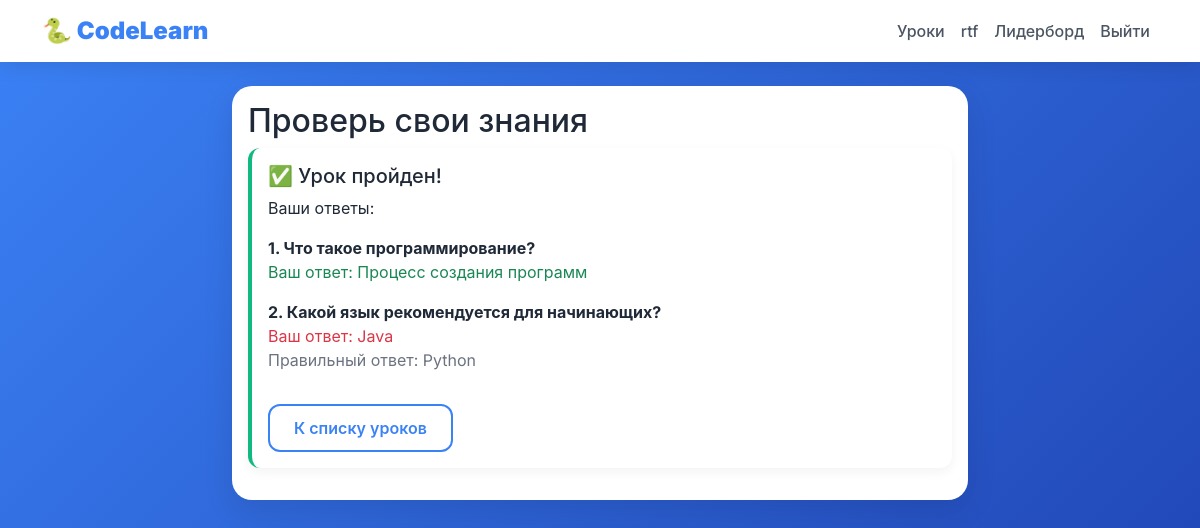
Page /quiz/1 (signed in) on the committed database.
### data/users.py (models this page shows, shortened)
class User(SqlAlchemyBase, UserMixin, SerializerMixin):
    __tablename__ = 'users'
    id = sqlalchemy.Column(sqlalchemy.Integer, primary_key=True, autoincrement=True)
    name = sqlalchemy.Column(sqlalchemy.String, nullable=True)
    about = sqlalchemy.Column(sqlalchemy.String, nullable=True)
    email = sqlalchemy.Column(sqlalchemy.String, index=True, unique=True, nullable=True)
    hashed_password = sqlalchemy.Column(sqlalchemy.String, nullable=True)
    age = sqlalchemy.Column(sqlalchemy.Integer, default=12)
    created_date = sqlalchemy.Column(sqlalchemy.DateTime, default=datetime.datetime.now)
    progress = orm.relationship('UserProgress', back_populates='user', uselist=False)
    achievements = orm.relationship('UserAchievement', back_populates='user')

### data/quiz.py (models this page shows)
class QuizQuestion(SqlAlchemyBase, SerializerMixin):
    __tablename__ = 'quiz_questions'
    id = sqlalchemy.Column(sqlalchemy.Integer, primary_key=True, autoincrement=True)
    quiz_id = sqlalchemy.Column(sqlalchemy.Integer, sqlalchemy.ForeignKey('quizzes.id'))
    text = sqlalchemy.Column(sqlalchemy.Text, nullable=False)
    options = sqlalchemy.Column(sqlalchemy.Text)  # CSV
    correct_answer = sqlalchemy.Column(sqlalchemy.Integer)
    order = sqlalchemy.Column(sqlalchemy.Integer, default=0)
    quiz = orm.relationship('Quiz')

### main.py (the view, shortened to what this page needs)
@app.route('/quiz/<int:lesson_id>', methods=['GET', 'POST'])
@login_required
def quiz(lesson_id):
    db_sess = db_session.create_session()
    quiz_obj = db_sess.query(Quiz).filter(Quiz.lesson_id == lesson_id).first()
    if not quiz_obj:
        return redirect(f'/lesson/{lesson_id}')
    questions = db_sess.query(QuizQuestion).filter(QuizQuestion.quiz_id == quiz_obj.id).order_by(
        QuizQuestion.order).all()
    user_answers_record = db_sess.query(UserQuizAnswer).filter(
        UserQuizAnswer.user_id == current_user.id,
        UserQuizAnswer.quiz_id == quiz_obj.id
    ).first()
    progress = db_sess.query(UserProgress).filter(UserProgress.user_id == current_user.id).first()
    lesson_completed_from_progress = False
    if progress and progress.completed_lessons:
        lesson_completed_from_progress = str(lesson_id) in progress.completed_lessons.split(',')
    lesson_completed = lesson_completed_from_progress
    user_answers = {}
    if user_answers_record:
        if user_answers_record.answers:
            user_answers = json.loads(user_answers_record.answers)
        lesson_completed = lesson_completed or user_answers_record.completed
    return render_template("quiz.html", quiz=quiz_obj, questions=questions,
                           passed=True, lesson_id=lesson_id,
                           lesson_completed=lesson_completed,
                           user_answers=user_answers)

### data/db_session.py (called while the page is built)
def create_session() -> Session:
    global __factory
    return __factory()

### main.py (called while the page is built)
@login_manager.user_loader
def load_user(user_id):
    db_sess = db_session.create_session()
    return db_sess.get(User, user_id)

### templates/quiz.html (shortened to what this page needs)
{% extends "base.html" %}
{% block content %}
<div class="row">
    <div class="col-lg-8 mx-auto">
        <div class="card">
            <div class="card-body">
                <h2 class="card-title">Проверь свои знания</h2>
                {% if not lesson_completed %}
                    <form method="POST" id="quizForm">
                        {% for question in questions %}
                            <div class="mb-4">
                                <h5>{{ loop.index }}. {{ question.text }}</h5>
                                {% set options = question.options.split(',') %}
                                {% for opt in options %}
                                    <div class="form-check">
                                        <input class="form-check-input" type="radio"
                                               name="q_{{ loop.index0 }}" value="{{ loop.index0 }}"
                                               id="q{{ loop.index0 }}_{{ loop.index1 }}"
                                               {% if user_answers and user_answers[loop.parent.loop.index0|string] == loop.index0|string %}checked{% endif %}
                                               required>
                                        <label class="form-check-label" for="q{{ loop.index0 }}_{{ loop.index1 }}">
                                            {{ opt.strip() }}
                                        </label>
                                    </div>
                                {% endfor %}
                            </div>
                        {% endfor %}
                        <button type="submit" class="btn btn-primary">Проверить ответы</button>
                    </form>
                {% else %}
                    <div class="alert alert-success">
                        <h5>✅ Урок пройден!</h5>
                        <p>Ваши ответы:</p>
                        {% for question in questions %}
                            <div class="mb-3">
                                <strong>{{ loop.index }}. {{ question.text }}</strong><br>
                                {% set options = question.options.split(',') %}
                                {% set user_answer = user_answers[loop.index0|string]|int %}
                                <span class="{% if user_answer == question.correct_answer %}text-success{% else %}text-danger{% endif %}">
                                    Ваш ответ: {{ options[user_answer].strip() }}
                                </span>
                                {% if user_answer != question.correct_answer %}
                                    <br><span class="text-muted">Правильный ответ: {{ options[question.correct_answer].strip() }}</span>
                                {% endif %}
                            </div>
                        {% endfor %}
                        <a href="/lessons" class="btn btn-primary mt-3">К списку уроков</a>
                    </div>
                {% endif %}
            </div>
        </div>
    </div>
</div>
{% endblock %}

### templates/base.html (shortened to what this page needs)
<!DOCTYPE html>
<html lang="ru">
<head>
    <link href="https://cdn.jsdelivr.net/npm/bootstrap@5.1.3/dist/css/bootstrap.min.css" rel="stylesheet">
</head>
<body>
    <div class="code-bg" id="codeBg"></div>
    <nav class="navbar navbar-expand-lg navbar-light">
        <div class="container">
            <a class="navbar-brand" href="/">
                <strong>🐍 CodeLearn</strong>
            </a>
            <div class="collapse navbar-collapse" id="navbarNav">
                <ul class="navbar-nav ms-auto">
                    {% if current_user.is_authenticated %}
                        <li class="nav-item">
                            <a class="nav-link" href="/lessons">Уроки</a>
                        </li>
                        <li class="nav-item">
                            <a class="nav-link" href="/profile">{{ current_user.name }}</a>
                        </li>
                        <li class="nav-item">
                            <a class="nav-link" href="/leaderboard">Лидерборд</a>
                        </li>
                        <li class="nav-item">
                            <a class="nav-link" href="/logout">Выйти</a>
                        </li>
                    {% endif %}
                </ul>
            </div>
        </div>
    </nav>
    <div class="container mt-4" style="position: relative; z-index: 10;">
        {% block content %}{% endblock %}
    </div>
</body>
</html>

### templates/base.html (style rules this page uses)
* { margin: 0; padding: 0; box-sizing: border-box; }
body { background: linear-gradient(135deg, #3b82f6 0%, #1e40af 100%); min-height: 100vh; font-family: 'Inter', -apple-system, BlinkMacSystemFont, sans-serif; position: relative; }
.code-bg { position: fixed; top: 0; left: 0; width: 100%; height: 100%; pointer-events: none; z-index: 0; overflow: hidden; font-family: 'Courier New', monospace; font-size: 14px; color: rgba(255, 255, 255, 0.2); }
.navbar { background: white !important; box-shadow: 0 4px 20px rgba(0,0,0,0.1); position: relative; z-index: 10; }
.navbar-brand { color: #3b82f6 !important; font-weight: bold; font-size: 1.5rem; }
.nav-link { color: #4b5563 !important; font-weight: 500; transition: color 0.3s ease; }
.card { background: white; border-radius: 20px; border: none; box-shadow: 0 10px 30px rgba(0,0,0,0.1); transition: transform 0.3s, box-shadow 0.3s; position: relative; z-index: 10; }
.btn-primary { background: white; border: 2px solid #3b82f6; color: #3b82f6; font-weight: 600; padding: 10px 24px; border-radius: 12px; transition: all 0.3s ease; }
.alert { border-radius: 12px; border: none; background: white; color: #1f2937; box-shadow: 0 4px 12px rgba(0,0,0,0.05); }
.alert-success { border-left: 4px solid #10b981; }
.text-muted { color: #6b7280 !important; }
h1, h2, h3, h4, h5 { color: #1f2937; }
.card-title { color: #1f2937; }

### rows in the picture
User: name "rtf"
QuizQuestion: text "Что такое программирование?", options "Процесс создания программ"
QuizQuestion: text "Какой язык рекомендуется для начинающих?", options "Java", correct_answer "Python"
